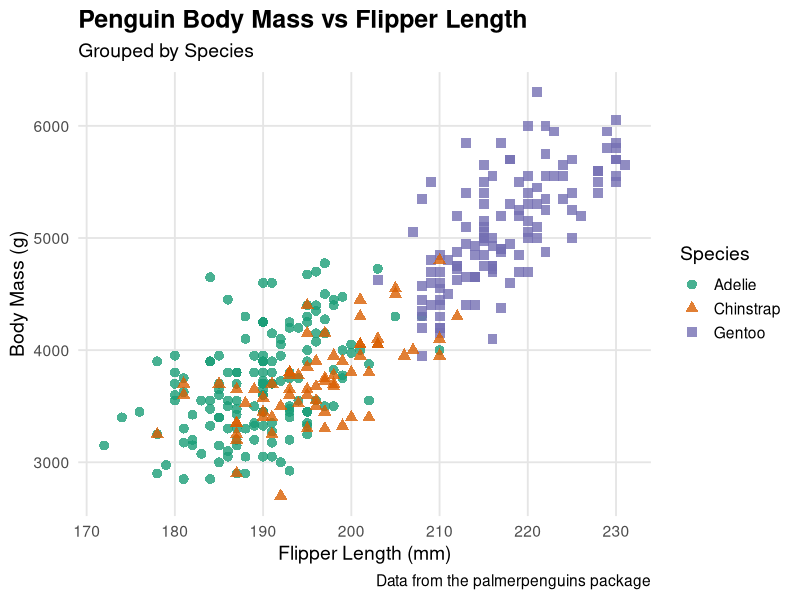

R code for this plot:
## ---- chunk 1
suppressPackageStartupMessages(library(tidyverse))
library(palmerpenguins)
## ---- chunk 2
library(ggplot2)

# Create a beautiful scatter plot
ggplot(data = penguins,
       aes(x = flipper_length_mm, 
           y = body_mass_g, 
           color = species,
           shape = species)) +
  geom_point(size = 3, alpha = 0.8, na.rm = TRUE) +
  scale_color_brewer(palette = "Dark2") +
  labs(
    title = "Penguin Body Mass vs Flipper Length",
    subtitle = "Grouped by Species",
    x = "Flipper Length (mm)",
    y = "Body Mass (g)",
    color = "Species",
    shape = "Species",
    caption = "Data from the palmerpenguins package"
  ) +
  theme_minimal(base_size = 14) +
  theme(
    plot.title = element_text(face = "bold", size = 18),
    plot.subtitle = element_text(size = 14),
    legend.position = "right",
    panel.grid.major = element_line(color = "gray90"),
    panel.grid.minor = element_blank()
  )
